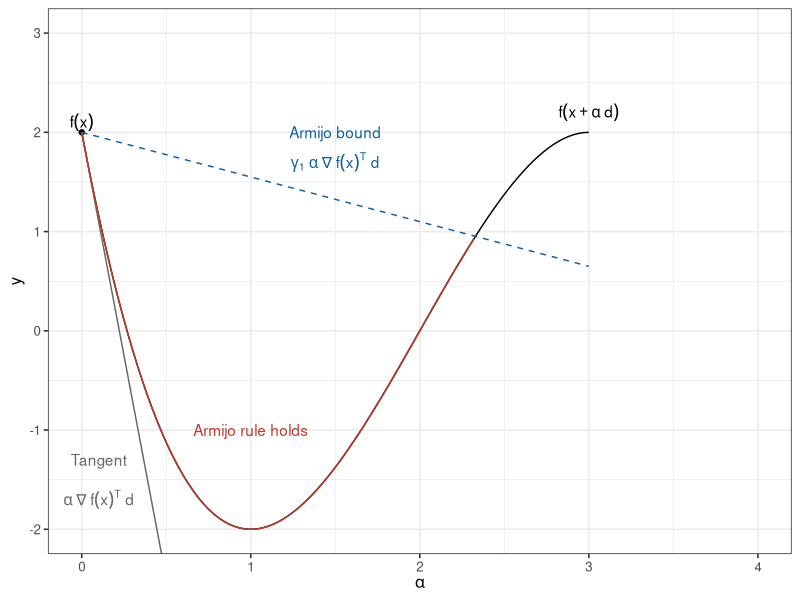

Reproduce this figure in R.
# Used in: slides-multivar-first-order-2-stepsize.tex
#
# Plots the Armijo sufficient-decrease condition along a one-dimensional line search.

set.seed(1L)

library(ggplot2)

objective_fun = function(alpha) {
  -alpha^3 + 6 * alpha^2 - 9 * alpha + 2
}

tangent_fun = function(alpha) {
  -9 * alpha + 2
}

armijo_fun = function(alpha, gamma1 = 0.05) {
  gamma1 * (-9) * alpha + 2
}

armijo_limit = uniroot(
  function(alpha) objective_fun(alpha) - armijo_fun(alpha),
  interval = c(1, 3)
)$root

curve_data = data.frame(
  alpha = seq(0, armijo_limit, by = 0.01),
  value = objective_fun(seq(0, armijo_limit, by = 0.01))
)

armijo_plot = ggplot(data.frame(alpha = 0), aes(x = alpha)) +
  geom_point(aes(x = 0, y = 2)) +
  geom_text(aes(x = 0, y = 2.1, label = "f(x)"), parse = TRUE) +
  stat_function(fun = objective_fun) +
  geom_text(aes(x = 3, y = 2.2, label = "f(x + alpha~d)"), parse = TRUE) +
  stat_function(fun = tangent_fun, colour = "grey40") +
  geom_text(aes(x = 0.1, y = -1.3, label = "Tangent"), colour = "grey40") +
  geom_text(
    aes(x = 0.1, y = -1.7, label = "alpha~nabla~f(x)^T~d"),
    parse = TRUE,
    colour = "grey40"
  ) +
  stat_function(fun = armijo_fun, colour = "#0b61a4", linetype = "dashed") +
  geom_text(aes(x = 1.5, y = 2, label = "Armijo bound"), colour = "#0b61a4") +
  geom_text(
    aes(x = 1.5, y = 1.7, label = "gamma[1]~alpha~nabla~f(x)^T~d"),
    parse = TRUE,
    colour = "#0b61a4"
  ) +
  geom_line(data = curve_data, aes(x = alpha, y = value), colour = "#c0392b") +
  geom_text(aes(x = 1, y = -1, label = "Armijo rule holds"), colour = "#c0392b") +
  labs(x = expression(alpha), y = "y") +
  coord_cartesian(xlim = c(0, 4), ylim = c(-2, 3)) +
  theme_bw(base_size = 12)

if (interactive()) {
  print(armijo_plot)
}

ggsave(
  filename = "../figure/armijo.pdf",
  plot = armijo_plot,
  width = 6,
  height = 4
)
